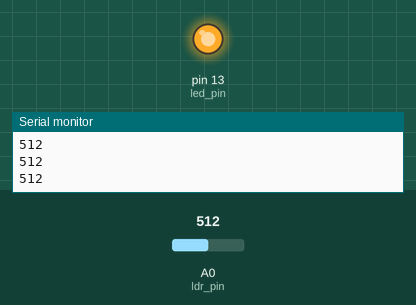
This sketch was run on a simulated Arduino Uno, built with avr-gcc and run on an emulated ATmega328P. On the bench: output pins drawn as LEDs (lit = HIGH), the last lines printed to the serial monitor. The inputs (shaded band) are chosen by the test bench; at power-on: A0 (ldr_pin) = 512.

Above: at 1.2 s.
1.3 s: A0 (ldr_pin) set to 593
2.8 s: A0 (ldr_pin) set to 618
At 3.2 s:
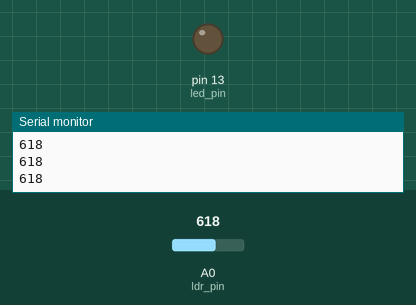
4.3 s: A0 (ldr_pin) set to 590
At 5.4 s:
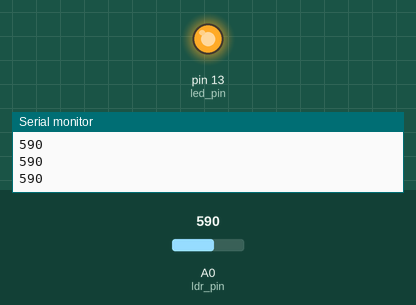
5.8 s: A0 (ldr_pin) set to 610
At 6.7 s:
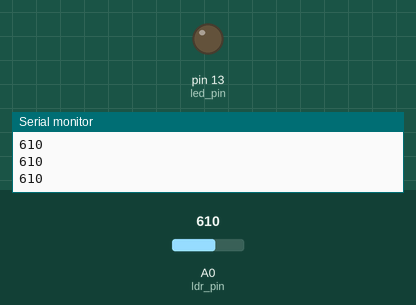
Timing chart, 0 to 8.3 s (numbered marks = the images above; inputs shaded):
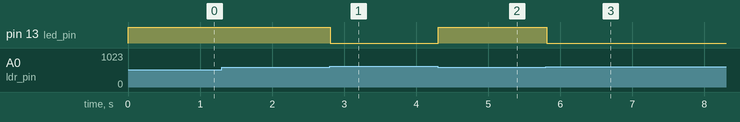

Measured:
- the behaviour switches between 600 and 601 on A0 (ldr_pin) (found by bisection; images 0 and 1)
- after the input at 2.8 s, pin 13 (led_pin): HIGH → LOW at once
- after the input at 4.3 s, pin 13 (led_pin): LOW → HIGH at once
- after the input at 5.8 s, pin 13 (led_pin): HIGH → LOW at once

The sketch:

sketch_apr09b.ino
```cpp
const int led_pin = 13;
const int ldr_pin = A0;

void setup() {
  // put your setup code here, to run once:
  Serial.begin(9600);
  pinMode(led_pin, OUTPUT);
  pinMode(ldr_pin, INPUT);
}

void loop() {
  // put your main code here, to run repeatedly:

  int ldrStatus = analogRead(ldr_pin);
  Serial.println(ldrStatus);

  if(ldrStatus <= 600) {
    digitalWrite(led_pin, HIGH);
  } else {
    digitalWrite(led_pin, LOW);
  }
}
```
